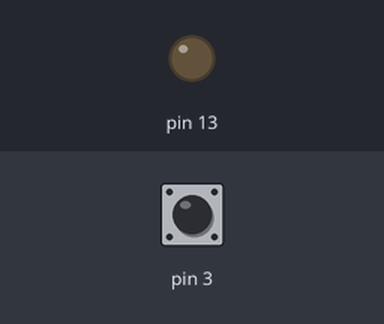
The sketch below on a simulated Arduino Uno, built with avr-gcc and run on an emulated ATmega328P. Shown: output pins drawn as LEDs (lit = HIGH). Inputs (shaded band) come from the test bench; at power-on: pin 3 HIGH. What the sketch prints to the serial monitor is not drawn.

Above: at 1.2 s.
1.3 s: pin 3 pulled LOW for 0.15 s
At 1.37 s:
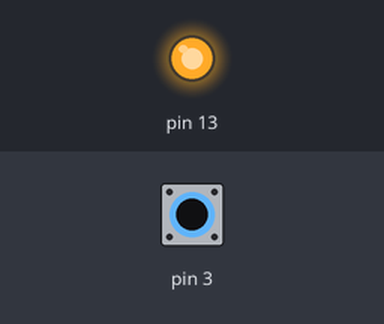
2.9 s: pin 3 pulled LOW for 3.2 s
At 7.3 s:
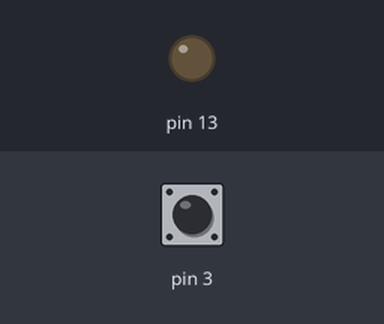
Timing chart, 0 to 8.8 s (numbered marks = the images above; inputs shaded):
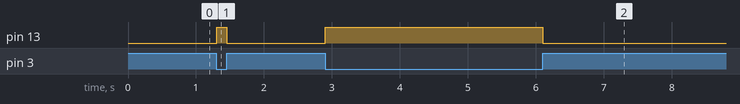

The sketch:

05_button.ino
```cpp
bool PRESSED = LOW;
bool cur_state = !PRESSED;
bool pre_state;
int but_cnt = 0;

void setup() {
  pinMode(3, INPUT_PULLUP);
  pinMode(13, OUTPUT);
  Serial.begin(9600);
}

void loop() {
  cur_state = digitalRead(3);
  if (cur_state == PRESSED){  // 버튼이 클릭 되면 실행
    if (pre_state != PRESSED) // 이전 버튼이 클릭이 안되어있으면 실행
    {
      digitalWrite(13, HIGH);
      pre_state = PRESSED;
      but_cnt++;
    }

  }
  else{
    pre_state = !PRESSED;
    digitalWrite(13, LOW);
  }
  Serial.println(but_cnt);
}
```

Measured:
- after the input at 1.3 s, pin 13: LOW → HIGH at once, → LOW 0.15 s later
- after the input at 2.9 s, pin 13: LOW → HIGH at once, → LOW 3.2 s later
